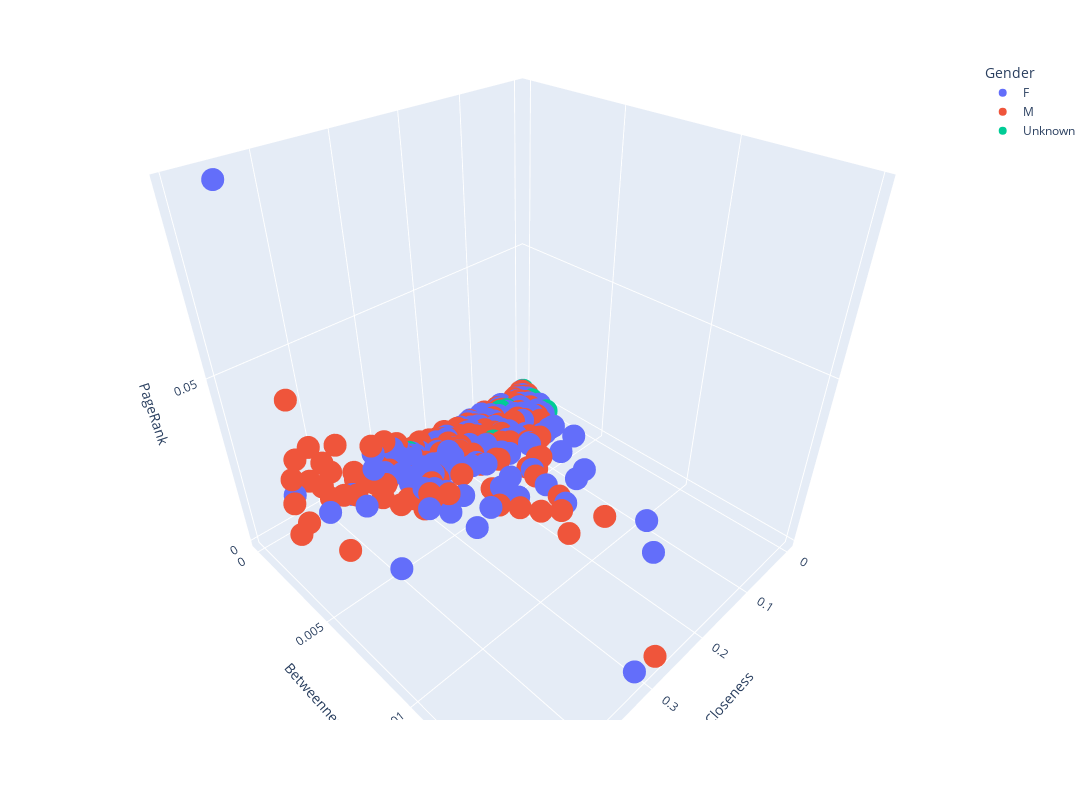

The code cell stored with this chart in its notebook:
### Code cell
fig = px.scatter_3d(df, x="Degree", y="Betweenness", z="PageRank", color="Gender", hover_name="studentID", width=1100, height=800)
fig.show()

### Figure 1 — Plotly figure (JSON) as saved in the notebook; plotly's stock layout.template omitted (floating-point values rounded to 4 significant figures; data arrays with more than 128 entries replaced by an {"elided": "..."} marker saying what was removed)
{"data": [{"hovertemplate": "<b>%{hovertext}</b><br><br>Gender=F<br>Closeness=%{x}<br>Betweenness=%{y}<br>PageRank=%{z}<extra></extra>", "hovertext": {"elided": "146 int values"}, "legendgroup": "F", "marker": {"color": "#636efa", "symbol": "circle"}, "mode": "markers", "name": "F", "scene": "scene", "showlegend": true, "type": "scatter3d", "x": {"elided": "146 float values"}, "y": {"elided": "146 float values"}, "z": {"elided": "146 float values"}}, {"hovertemplate": "<b>%{hovertext}</b><br><br>Gender=M<br>Closeness=%{x}<br>Betweenness=%{y}<br>PageRank=%{z}<extra></extra>", "hovertext": {"elided": "176 int values"}, "legendgroup": "M", "marker": {"color": "#EF553B", "symbol": "circle"}, "mode": "markers", "name": "M", "scene": "scene", "showlegend": true, "type": "scatter3d", "x": {"elided": "176 float values"}, "y": {"elided": "176 float values"}, "z": {"elided": "176 float values"}}, {"hovertemplate": "<b>%{hovertext}</b><br><br>Gender=Unknown<br>Closeness=%{x}<br>Betweenness=%{y}<br>PageRank=%{z}<extra></extra>", "hovertext": [34, 41, 243, 420, 58, 209, 979], "legendgroup": "Unknown", "marker": {"color": "#00cc96", "symbol": "circle"}, "mode": "markers", "name": "Unknown", "scene": "scene", "showlegend": true, "type": "scatter3d", "x": [0, 0.009202, 0.05954, 0.1323, 0.01534, 0.06945, 0.2525], "y": [0, 0.0009144, 0.000634, 0.001998, 0.002096, 0.0005264, 0.0001521], "z": [0.0008514, 0.0008617, 0.0009857, 0.001078, 0.0009657, 0.001078, 0.003233]}], "layout": {"height": 800, "legend": {"title": {"text": "Gender"}, "tracegroupgap": 0}, "margin": {"t": 60}, "scene": {"aspectmode": "auto", "aspectratio": {"x": 1, "y": 1, "z": 1}, "camera": {"center": {"x": 0, "y": 0, "z": 0}, "eye": {"x": 1.038, "y": 1.038, "z": 1.038}, "projection": {"type": "perspective"}, "up": {"x": 0.001253, "y": -0.001252, "z": 1.0}}, "domain": {"x": [0, 1], "y": [0, 1]}, "xaxis": {"title": {"text": "Closeness"}, "type": "linear"}, "yaxis": {"title": {"text": "Betweenness"}, "type": "linear"}, "zaxis": {"title": {"text": "PageRank"}, "type": "linear"}}, "width": 1100}}
